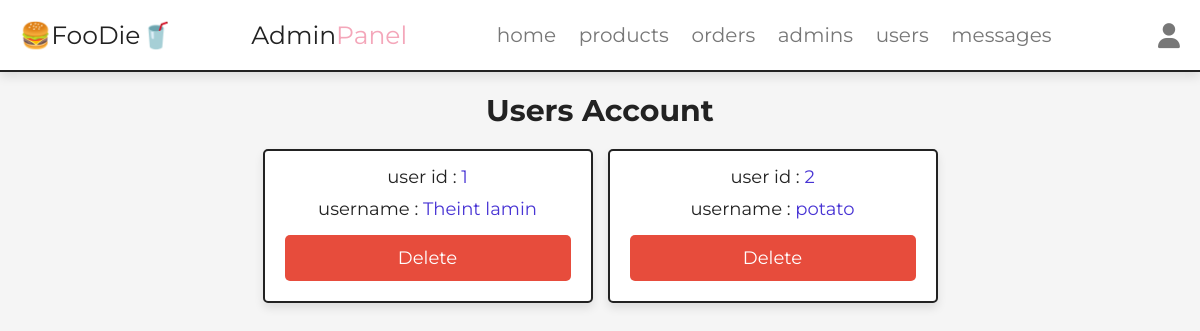
/admin/users_accounts.php (signed in), run on the app's committed database.
### tables this page shows
CREATE TABLE `users` (
  `id` int(100) NOT NULL,
  `name` varchar(20) NOT NULL,
  `email` varchar(50) NOT NULL,
  `number` varchar(10) NOT NULL,
  `password` varchar(50) NOT NULL,
  `address` varchar(500) NOT NULL
);

### admin/users_accounts.php (the view, shortened to what this page needs)
<?php
include '../components/connect.php';
?>
<!DOCTYPE html>
<html lang="en">
<head>
   <link rel="stylesheet" href="https://cdnjs.cloudflare.com/ajax/libs/font-awesome/6.1.1/css/all.min.css">
   <link rel="stylesheet" href="../css/admin_style.css">
</head>
<body>
<?php include '../components/admin_header.php' ?>
<section class="accounts">
   <h1 class="heading">users account</h1>
   <div class="box-container">
   <?php
      $select_account = $conn->prepare("SELECT * FROM `users`");
      $select_account->execute();
      if($select_account->rowCount() > 0){
         while($fetch_accounts = $select_account->fetch(PDO::FETCH_ASSOC)){
   ?>
   <div class="box">
      <p> user id : <span><?= $fetch_accounts['id']; ?></span> </p>
      <p> username : <span><?= $fetch_accounts['name']; ?></span> </p>
      <a href="users_accounts.php?delete=<?= $fetch_accounts['id']; ?>" class="delete-btn" onclick="return confirm('delete this account?');">delete</a>
   </div>
   <?php
      }
   }else{
      echo '<p class="empty">no accounts available</p>';
   }
   ?>
   </div>
</section>
</body>
</html>

### css/admin_style.css (style rules this page uses)
:root { --main-color: #4834d4; --danger: #e74c3c; --light-bg: #f5f5f5; --border: .2rem solid var(--black); --box-shadow: 0 .5rem 1rem rgba(0, 0, 0, .1); --red: #f4a7ba; --white: #fff; --black: #222; --light-color: #777; --background-color: #f2f2f2; --star-color: #ffe700; }
* { font-family: 'Montserrat', sans-serif; margin: 0; padding: 0; box-sizing: border-box; text-decoration: none; outline: none; border: none; }
html { font-size: 62.5%; overflow-x: hidden; }
body { background-color: var(--light-bg); }
section { max-width: 1200px; margin: 0 auto; padding: 2rem; }
.btn, .delete-btn, .option-btn { display: block; margin-top: 1rem; border-radius: .5rem; cursor: pointer; width: 100%; font-size: 1.8rem; color: var(--white); padding: 1.2rem 3rem; text-transform: capitalize; text-align: center; }
.delete-btn { background-color: var(--danger); }
.heading { text-align: center; margin-bottom: 2rem; text-transform: capitalize; color: var(--black); font-size: 3rem; }
.accounts .box-container { display: grid; grid-template-columns: repeat(auto-fit, 33rem); gap: 1.5rem; justify-content: center; align-items: flex-start; }
.accounts .box-container .box { background-color: var(--white); border-radius: .5rem; box-shadow: var(--box-shadow); border: var(--border); padding: 2rem; padding-top: 1rem; text-align: center; }
.accounts .box-container .box p { padding: .5rem 0; font-size: 1.8rem; color: var(--black); }
.accounts .box-container .box p span { color: var(--main-color); }

### data on the page
users: id "1", name "Theint lamin"
users: id "2", name "potato"
